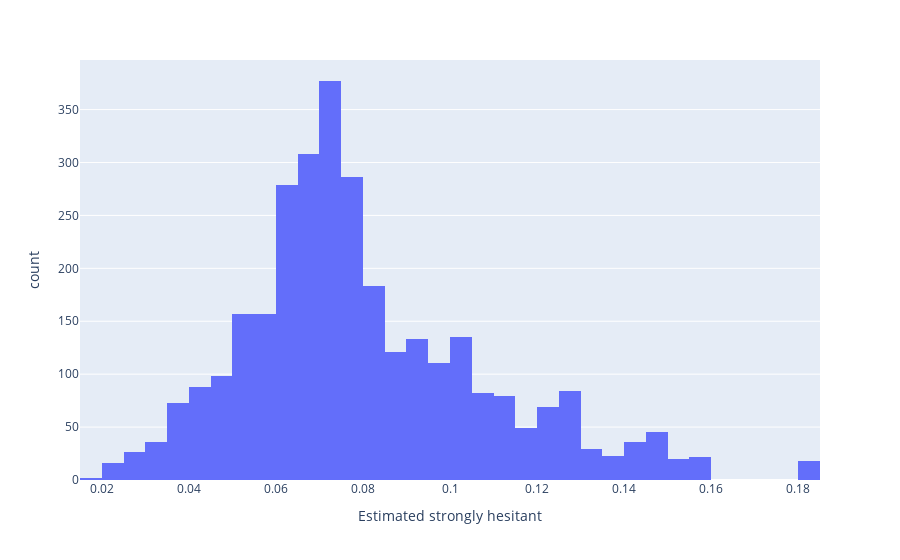

The notebook cell saved with this chart:
### Code cell
# Histogram showing percent adults strongly hesitant to vaccination
px.histogram(vacc, x="Estimated strongly hesitant", hover_data=vacc.columns)

### Figure 1 — Plotly figure (JSON) as saved in the notebook; plotly's stock layout.template omitted (floating-point values rounded to 4 significant figures; data arrays with more than 128 entries replaced by an {"elided": "..."} marker saying what was removed)
{"data": [{"alignmentgroup": "True", "bingroup": "x", "hovertemplate": "Estimated strongly hesitant=%{x}<br>count=%{y}<extra></extra>", "legendgroup": "", "marker": {"color": "#636efa"}, "name": "", "offsetgroup": "", "orientation": "v", "showlegend": false, "type": "histogram", "x": {"elided": "3142 float values"}, "xaxis": "x", "yaxis": "y"}], "layout": {"barmode": "relative", "legend": {"tracegroupgap": 0}, "margin": {"t": 60}, "xaxis": {"anchor": "y", "domain": [0, 1], "title": {"text": "Estimated strongly hesitant"}}, "yaxis": {"anchor": "x", "domain": [0, 1], "title": {"text": "count"}}}}
